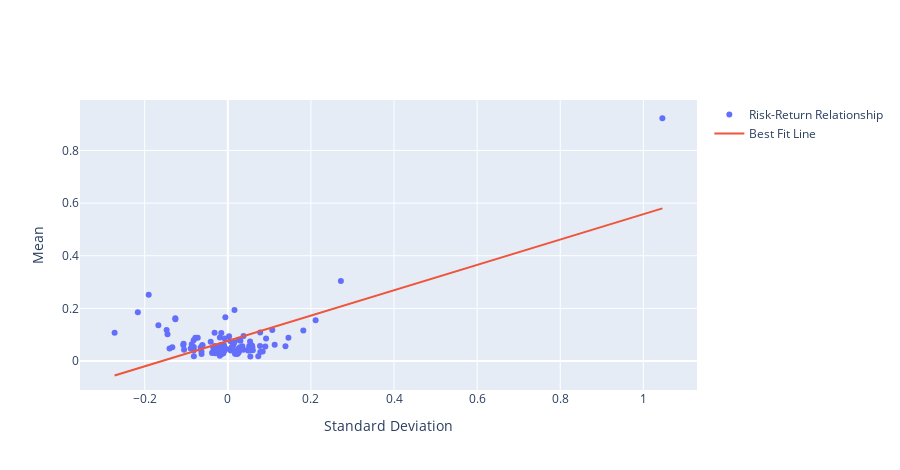

Notebook source saved alongside this figure:
### Code cell
fig=go.Figure()
fig.add_trace(go.Scatter(name='Risk-Return Relationship', x=portfolio[:,0], y=portfolio[:,1], mode='markers'))
fig.add_trace(go.Scatter(name='Best Fit Line', x=np.array(portfolio[:,0]), y=best_fit, mode='lines'))
fig.update_layout(xaxis_title = 'Standard Deviation', yaxis_title = 'Mean',width=900,height=470)
fig.show()
